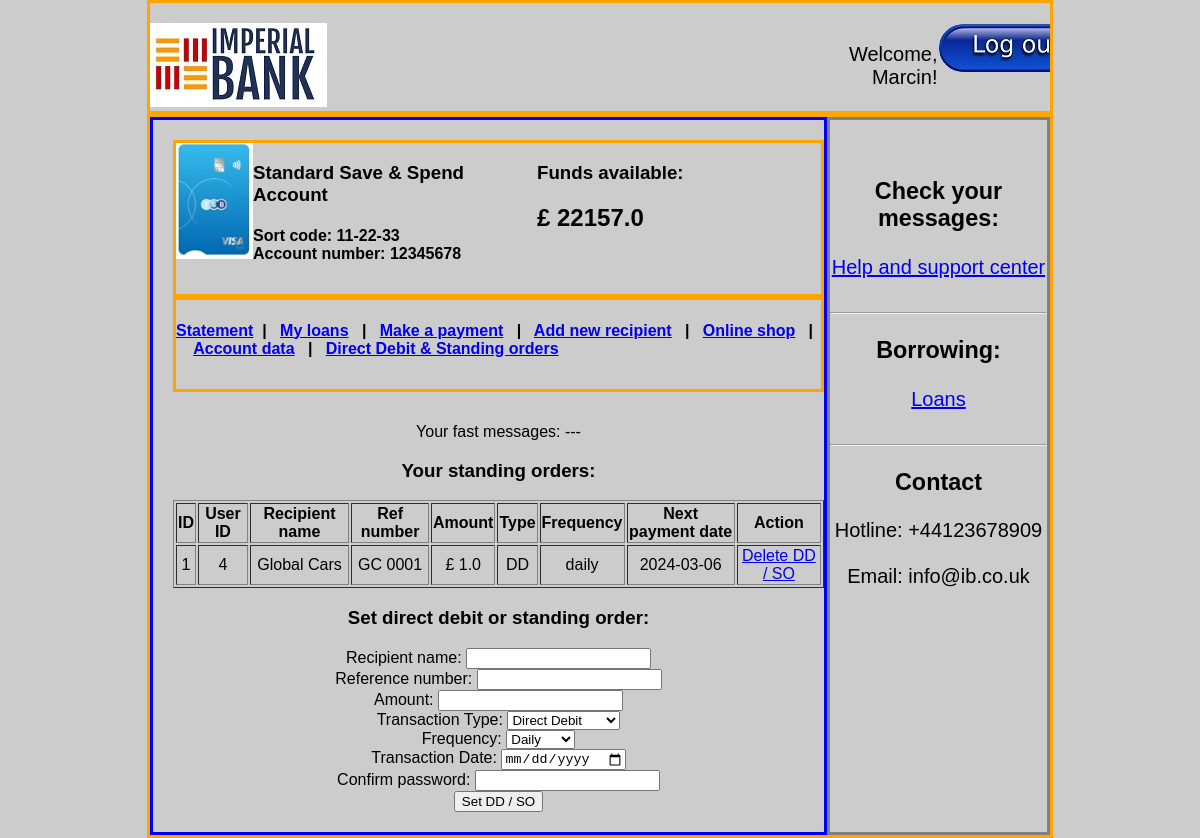
The app's page /direct_debit_standing_orders (signed in) with its own data.
### models/models.py (models this page shows, shortened)
class Users(db.Model, UserMixin):
    id = db.Column(db.Integer, primary_key=True)
    username = db.Column(db.String(50), unique=True, nullable=False)
    password_hash = db.Column(db.String(128), nullable=False)
    role = db.Column(db.String(20), nullable=False, default='client')
    email = db.Column(db.String(120), unique=True, nullable=False)
    phone_number = db.Column(db.String(20), nullable = False)
    country = db.Column(db.String(50))
    transactions = db.relationship('Transaction', backref='user', lazy=True)

class Transaction(db.Model):
    user_id = db.Column(db.Integer, db.ForeignKey('users.id'), nullable=False)
    id = db.Column(db.Integer, primary_key=True)
    transaction_date = db.Column(db.Date, default=date.today)
    transaction_type = db.Column(db.String(20), nullable=False)
    sort_code = db.Column(db.String(10), nullable=False)
    account_number = db.Column(db.String(20), nullable=False)
    transaction_description = db.Column(db.String(255) , nullable=False)
    debit_amount = db.Column(db.Float)
    credit_amount = db.Column(db.Float)
    balance = db.Column(db.Float, nullable=False)

class DDSO(db.Model):
    id = db.Column(db.Integer, primary_key=True)
    user_id = db.Column(db.Integer, db.ForeignKey('users.id'), nullable=False)
    recipient = db.Column(db.String(50),  nullable=False)
    reference_number = db.Column(db.String(100), nullable=False)
    amount = db.Column(db.Float, nullable=False)
    transaction_type = db.Column(db.String(20), nullable=False)
    frequency = db.Column(db.String(50))  # 'daily' 'monthly' etc
    next_payment_date = db.Column(db.Date, nullable=False)

### routes/transfer.py (the view, shortened to what this page needs)
@ddso_bp.route('/direct_debit_standing_orders', methods=['GET', 'POST'])
@login_required
def ddso():
    user_transactions = Transaction.query.filter_by(user_id=current_user.id).all()
    user_dd_so = DDSO.query.filter_by(user_id=current_user.id).all()
    last_transaction = Transaction.query.filter_by(user_id=current_user.id).order_by(Transaction.id.desc()).first()
    form = DDSOForm()
    return render_template('ddso.html', form=form, user=current_user, all_transactions=user_transactions, all_dd_so=user_dd_so,  last_transaction=last_transaction)

### forms/forms.py
class DDSOForm(FlaskForm):
    amount = FloatField('Amount', validators=[DataRequired(), NumberRange(min=0)])
    recipient = StringField('Recipient', validators=[DataRequired()])
    reference_number = StringField('Reference number', validators=[DataRequired()])
    next_payment_date = DateField('Next payment date', format='%Y-%m-%d', validators=[DataRequired()])
    transaction_type = SelectField('Transaction type', choices=[('DD', 'Direct Debit'), ('SO', 'Standing Order')], validators=[DataRequired()])
    frequency = SelectField('Frequency', choices=[('monthly', 'Monthly'), ('daily', 'Daily')], validators=[DataRequired()])
    confirm_password = PasswordField('Confirm Password', validators=[DataRequired()])
    submit = SubmitField('Add DD / SO')

### app.py (called while the page is built)
@app.before_request
def initialize_database():
    db.create_all()
    session.permanent = True

@login_manager.user_loader
def load_user(user_id):
    return Users.query.get(int(user_id))

### templates/ddso.html (shortened to what this page needs)
{% extends 'base2.html' %}
{% block precontent %}
{% with messages = get_flashed_messages() %}
{% if not messages %}
    <p>Your fast messages: ---</p>
{% endif %}
{% endwith %}
<h3>Your standing orders: </h3>
<table border="1" class="center-table">
    <thead>
    <tr>
        <th>ID</th>
        <th>User ID</th>
        <th>Recipient name</th>
        <th>Ref number</th>
        <th>Amount</th>
        <th>Type</th>
        <th>Frequency</th>
        <th>Next payment date</th>
        <th>Action</th>
    </tr>
    </thead>
    <tbody>
    {% for dd_so in all_dd_so %}
        <tr>
            <td>{{ dd_so.id}}</td>
            <td>{{ dd_so.user_id }}</td>
            <td>{{ dd_so.recipient }}</td>
            <td>{{ dd_so.reference_number }}</td>
            <td>£ {{ dd_so.amount }}</td>
            <td>{{ dd_so.transaction_type }}</td>
            <td>{{ dd_so.frequency }}</td>
            <td>{{ dd_so.next_payment_date }}</td>
            <td><a href="{{ url_for('delete_ddso', id = dd_so.id) }}" >Delete DD / SO</a></td>
        </tr>
    {% endfor %}
    </tbody>
</table>
<h3>Set direct debit or standing order:</h3>
<form action="{{ url_for('ddso_bp.ddso') }}" method="post" role="form">
    <label for="recipient">Recipient name:</label>
    <input type="text" id="recipient" name="recipient" required><br>
    <label for="reference_number">Reference number:</label>
    <input type="text" id="reference_number" name="reference_number" required><br>
    <label for="amount">Amount:</label>
    <input type="number" step="0.01" id="amount" name="amount" required><br>
    <label for="transaction_type">Transaction Type:</label>
    <select id="transaction_type" name="transaction_type" def required>
        <option value="DD">Direct Debit</option>
    </select><br>
    <label for="frequency">Frequency:</label>
    <select id="frequency" name="frequency" def required>
        <option value="daily">Daily</option>
    </select><br>
    <label for="next_payment_date">Transaction Date:</label>
    <input type="date" id="next_payment_date" name="next_payment_date" required><br>
    <label for="confirm_password">Confirm password:</label>
    <input type="password" id="confirm_password" name="confirm_password" required><br>
    <input type="submit" value="Set DD / SO"><br>
</form>
{% endblock %}

### templates/base2.html (shortened to what this page needs)
<!DOCTYPE html>
<html lang="en">
<head>
    <link rel="stylesheet" href="{{ url_for('static', filename='styles.css') }}">
</head>
<body>
    <header>
        <div class="container5">
            <div class="left4">
                <img src="{{ url_for('static', filename='imperial-bank-2.jpg') }}">
            </div>
            <div class="right4">
                <p>Welcome, {{ current_user.username }}!</p>
            </div>
            <div class="right4">
                <a href="{{ url_for('logout') }}"><img src="{{ url_for('static', filename='logout.jpg') }}"> </a>
            </div>
        </div>
    </header>
    <main>
        <div class="container5">
            <div class="left5">
                <div class="container100">
                    <div class="visa">
                        <img src="{{ url_for('static', filename='visa.jpg') }}">
                    </div>
                    <div class="visa2">
                        <h3>Standard Save & Spend Account</h3>
                        <h4>Sort code: {{ last_transaction.sort_code }}  <br>
                        Account number: {{ last_transaction.account_number }}</h4>
                    </div>
                    <div class="visa3">
                        <h3>Funds available:</h3>
                        <h2> £ {{ last_transaction.balance }}</h2>
                    </div>
                </div>
                <div class="container100">
                    <h4>
                    <a href="{{ url_for('dashboard') }}"> Statement</a>&nbsp | &nbsp
                    <a href="{{ url_for('my_loans') }}"> My loans</a>  &nbsp | &nbsp
                    <a href="{{ url_for('make_payment') }}"> Make a payment</a>  &nbsp | &nbsp
                    <a href="{{ url_for('add_recipient_bp.add_recipient') }}"> Add new recipient</a>  &nbsp | &nbsp
                    <a href="{{ url_for('online_shop') }}"> Online shop</a>  &nbsp | &nbsp &nbsp
                    <a href="{{ url_for('account_data') }}"> Account data</a>  &nbsp | &nbsp
                    <a href="{{ url_for('ddso_bp.ddso') }}"> Direct Debit & Standing orders</a> </h4>
                </div>
                <div class="center">
                    {% block precontent%}
                    {%  endblock %}
                </div>
            </div>
            <div class="right5">
                <div class="center">
                    <h3>Check your messages: </h3>
                    <a href="{{ url_for('help_center') }}" > Help and support center</a><br><br>
                    <hr>
                    <h3>Borrowing: </h3>
                    <a href="{{ url_for('loans') }}" > Loans </a> <br><br>
                    <hr>
                    <h3>Contact</h3>
                    Hotline: +44123678909 <br><br>
                    Email: info@ib.co.uk
                </div>
            </div>
        </div>
    </main>
</body>
</html>

### static/styles.css (style rules this page uses)
body { font-family: 'Arial', sans-serif; margin: 0; padding: 0; background-color: #ccc; }
.center { margin-left: auto; margin-right: auto; padding-left: 0px; padding-top: 15px; text-align: center; }
.center-table { margin-left: auto; margin-right: auto; text-align: center; width: 100%; }
.left4 { flex: 6; text-align: left; padding-top: 20px; }
.right4 { flex: 1; text-align: right; justify-content: right; overflow: auto; padding-top: 20px; font-size: 20px; }
.container5 { display: flex; justify-content: space-between; margin: 0 auto; max-width: 75%; border-color: orange; border-style: solid; }
.left5 { flex: 3; text-align: left; padding-top: 20px; padding-left: 20px; padding-bottom: 20px; border-color: blue; border-style: solid; }
.right5 { flex: 1; text-align: right; justify-content: right; overflow: auto; padding-top: 20px; font-size: 20px; border-color: grey; border-style: solid; }
.container100 { display: flex; justify-content: space-between; margin: 0 auto; max-width: 100%; border-color: orange; border-style: solid; padding-bottom: 10px; }
.visa { flex: 1; }
.visa2 { flex: 4; }
.visa3 { flex: 4; }

### records on screen
Users: username "Marcin"
Transaction: sort_code "11-22-33", account_number "12345678", balance "22157.0"
DDSO: id "1", user_id "4", recipient "Global Cars", reference_number "GC 0001", amount "1.0", transaction_type "DD", frequency "daily", next_payment_date "2024-03-06"
